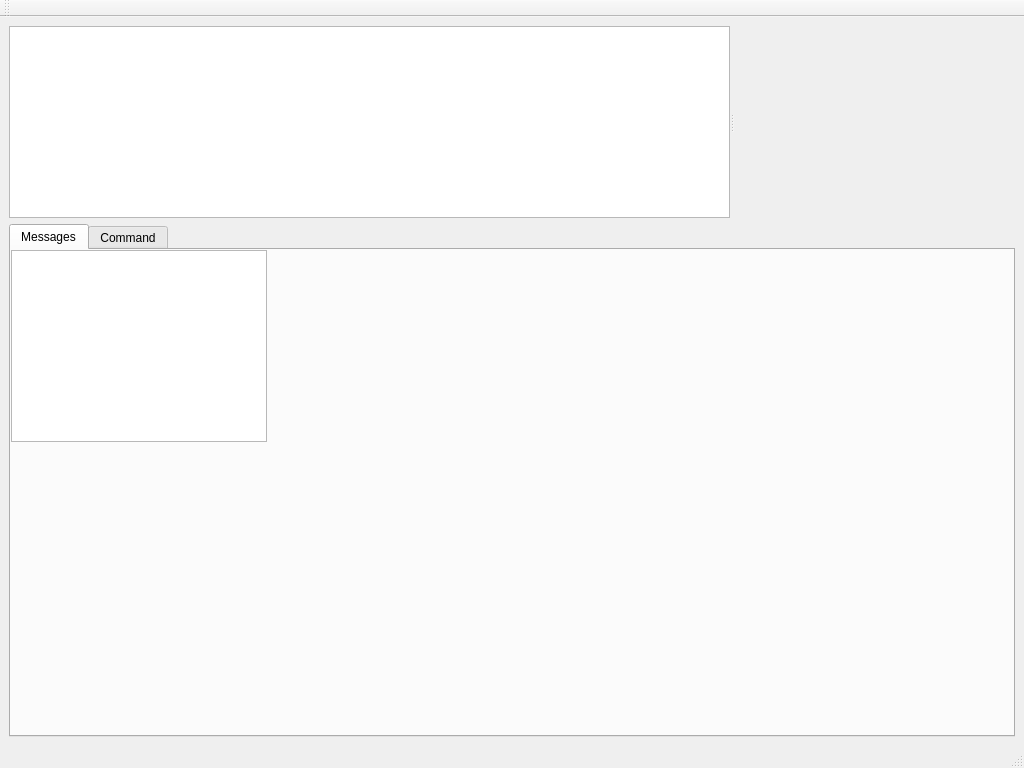
<?xml version="1.0" encoding="UTF-8"?>
<ui version="4.0">
 <class>MainWindow</class>
 <widget class="QMainWindow" name="MainWindow">
  <property name="geometry">
   <rect>
    <x>0</x>
    <y>0</y>
    <width>1024</width>
    <height>768</height>
   </rect>
  </property>
  <property name="windowTitle">
   <string>Hydrological Modeler</string>
  </property>
  <widget class="QWidget" name="centralwidget">
   <layout class="QVBoxLayout" name="verticalLayout">
    <item>
     <widget class="QSplitter" name="splitter">
      <property name="orientation">
       <enum>Qt::Orientation::Horizontal</enum>
      </property>
      <widget class="QTreeView" name="treeView">
       <property name="sizePolicy">
        <sizepolicy hsizetype="Preferred" vsizetype="Preferred">
         <horstretch>0</horstretch>
         <verstretch>0</verstretch>
        </sizepolicy>
       </property>
       <property name="minimumSize">
        <size>
         <width>250</width>
         <height>0</height>
        </size>
       </property>
      </widget>
      <widget class="GLWidget" name="glWidget" native="true"/>
     </widget>
    </item>
    <item>
     <widget class="QTabWidget" name="tabWidget">
      <widget class="QWidget" name="tabMessages">
       <attribute name="title">
        <string>Messages</string>
       </attribute>
       <widget class="QPlainTextEdit" name="txtMessages">
        <property name="geometry">
         <rect>
          <x>0</x>
          <y>0</y>
          <width>256</width>
          <height>192</height>
         </rect>
        </property>
       </widget>
      </widget>
      <widget class="QWidget" name="tabCommand">
       <attribute name="title">
        <string>Command</string>
       </attribute>
       <widget class="QLineEdit" name="txtCommand">
        <property name="geometry">
         <rect>
          <x>0</x>
          <y>0</y>
          <width>91</width>
          <height>22</height>
         </rect>
        </property>
       </widget>
      </widget>
     </widget>
    </item>
   </layout>
  </widget>
  <widget class="QMenuBar" name="menubar">
   <property name="geometry">
    <rect>
     <x>0</x>
     <y>0</y>
     <width>1024</width>
     <height>17</height>
    </rect>
   </property>
   <action name="actionOpen">
    <property name="text">
     <string>Open</string>
    </property>
   </action>
  </widget>
  <widget class="QStatusBar" name="statusbar"/>
  <widget class="QToolBar" name="mainToolBar">
   <property name="sizePolicy">
    <sizepolicy hsizetype="Preferred" vsizetype="Preferred">
     <horstretch>0</horstretch>
     <verstretch>0</verstretch>
    </sizepolicy>
   </property>
   <property name="windowTitle">
    <string>toolBar</string>
   </property>
   <attribute name="toolBarArea">
    <enum>TopToolBarArea</enum>
   </attribute>
   <attribute name="toolBarBreak">
    <bool>false</bool>
   </attribute>
  </widget>
 </widget>
 <customwidgets>
  <customwidget>
   <class>GLWidget</class>
   <extends>QWidget</extends>
   <header>glwidget.h</header>
  </customwidget>
 </customwidgets>
 <resources/>
 <connections/>
</ui>
